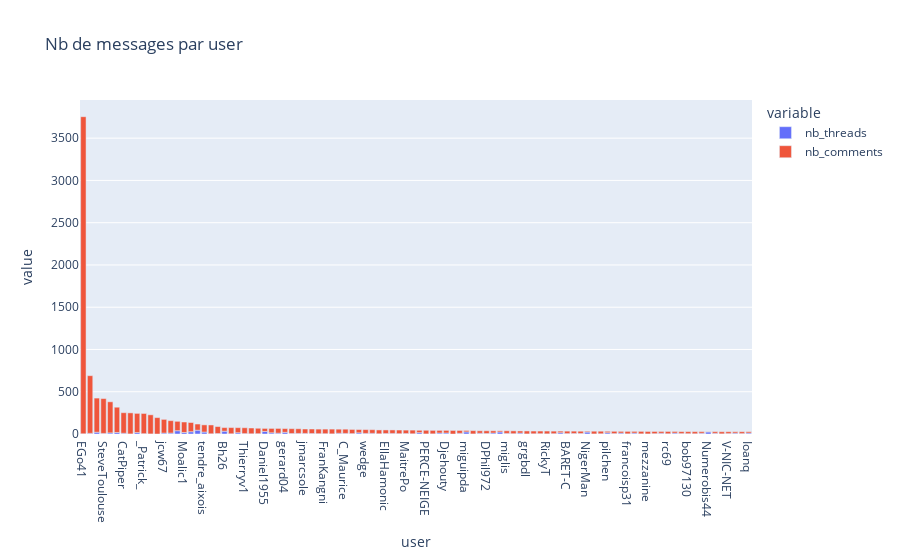

Notebook code cell kept with this figure:
### Code cell
#  nb messages et threads par user
fig = px.bar(data_by_user.sort_values(by='nb_messages', ascending = False)[:100], 
             x="user", 
             y=["nb_threads", "nb_comments"], 
             title="Nb de messages par user")
fig.show()

### Figure 1 — Plotly figure (JSON) as saved in the notebook; plotly's stock layout.template omitted (floating-point values rounded to 4 significant figures)
{"data": [{"alignmentgroup": "True", "hovertemplate": "variable=nb_threads<br>user=%{x}<br>value=%{y}<extra></extra>", "legendgroup": "nb_threads", "marker": {"color": "#636efa", "pattern": {"shape": ""}}, "name": "nb_threads", "offsetgroup": "nb_threads", "orientation": "v", "showlegend": true, "textposition": "auto", "type": "bar", "x": ["EGo41", "stiphaen", "JPBAUJOT", "SteveToulouse", "bgaultier", "PhilippeSANNOIS", "CatPiper", "Glenn", "PapyNini", "_Patrick_", "BrutDePomme", "mbessonnier", "jcw67", "Fangh", "rivokl", "Moalic1", "FrancoiseS", "trx337", "tendre_aixois", "yperrey", "Christophevarin", "Bh26", "VincentLim", "jcgloum", "Thierryv1", "chute", "FDouchet", "Daniel1955", "Dranem", "NiicoleFodale", "gerard04", "atheo08", "detached31", "jmarcsole", "JMVedrine", "eldrad", "FranKangni", "mjm", "psolatges", "C_Maurice", "jocess", "filochard", "wedge", "cmgo2k", "AViel", "EllaHamonic", "deudeu75", "Cactus_Joe", "MaitrePo", "ybalestra", "FrancoisDouch", "PERCE-NEIGE", "AurelieJu", "Aesop", "Djehouty", "Teow", "SoifToFun", "miguipda", "MARQUAY", "g-piroddi", "DPhil972", "Michelpl", "queryc", "miglis", "AgriPacTe", "Mickael22", "grgbdl", "uncledens", "Darrius", "RickyT", "PaoloElMarinelo", "jean-pierre_riviere", "BARET-C", "jbretar", "laurentbru", "NigerMan", "Marco_68", "Verneyn", "pilchen", "ncrozat", "ST5", "francoisp31", "lorenteph", "AndreGuyot", "mezzanine", "CyrilleR", "bachaouki25", "rc69", "gseine", "cEgels", "bob97130", "JPCJPC", "Edouard_G", "Numerobis44", "Patrick44", "Sygma21850", "V-NIC-NET", "MacMich", "PhilTormo", "Ioanq"], "xaxis": "x", "y": [3, 8, 21, 7, 13, 18, 9, 1, 17, 4, 1, 0, 11, 11, 39, 18, 27, 45, 23, 3, 6, 33, 3, 15, 5, 3, 4, 30, 14, 10, 20, 6, 7, 7, 6, 4, 4, 2, 9, 7, 5, 14, 7, 8, 3, 6, 7, 4, 6, 3, 16, 1, 2, 12, 12, 0, 8, 25, 1, 9, 6, 12, 24, 7, 4, 11, 1, 3, 4, 2, 4, 15, 5, 6, 6, 23, 1, 3, 15, 5, 11, 2, 11, 2, 1, 4, 9, 3, 11, 5, 4, 3, 9, 25, 8, 2, 5, 10, 5, 11], "yaxis": "y"}, {"alignmentgroup": "True", "hovertemplate": "variable=nb_comments<br>user=%{x}<br>value=%{y}<extra></extra>", "legendgroup": "nb_comments", "marker": {"color": "#EF553B", "pattern": {"shape": ""}}, "name": "nb_comments", "offsetgroup": "nb_comments", "orientation": "v", "showlegend": true, "textposition": "auto", "type": "bar", "x": ["EGo41", "stiphaen", "JPBAUJOT", "SteveToulouse", "bgaultier", "PhilippeSANNOIS", "CatPiper", "Glenn", "PapyNini", "_Patrick_", "BrutDePomme", "mbessonnier", "jcw67", "Fangh", "rivokl", "Moalic1", "FrancoiseS", "trx337", "tendre_aixois", "yperrey", "Christophevarin", "Bh26", "VincentLim", "jcgloum", "Thierryv1", "chute", "FDouchet", "Daniel1955", "Dranem", "NiicoleFodale", "gerard04", "atheo08", "detached31", "jmarcsole", "JMVedrine", "eldrad", "FranKangni", "mjm", "psolatges", "C_Maurice", "jocess", "filochard", "wedge", "cmgo2k", "AViel", "EllaHamonic", "deudeu75", "Cactus_Joe", "MaitrePo", "ybalestra", "FrancoisDouch", "PERCE-NEIGE", "AurelieJu", "Aesop", "Djehouty", "Teow", "SoifToFun", "miguipda", "MARQUAY", "g-piroddi", "DPhil972", "Michelpl", "queryc", "miglis", "AgriPacTe", "Mickael22", "grgbdl", "uncledens", "Darrius", "RickyT", "PaoloElMarinelo", "jean-pierre_riviere", "BARET-C", "jbretar", "laurentbru", "NigerMan", "Marco_68", "Verneyn", "pilchen", "ncrozat", "ST5", "francoisp31", "lorenteph", "AndreGuyot", "mezzanine", "CyrilleR", "bachaouki25", "rc69", "gseine", "cEgels", "bob97130", "JPCJPC", "Edouard_G", "Numerobis44", "Patrick44", "Sygma21850", "V-NIC-NET", "MacMich", "PhilTormo", "Ioanq"], "xaxis": "x", "y": [3751, 682, 404, 412, 368, 299, 243, 249, 227, 239, 226, 194, 162, 147, 111, 124, 109, 73, 85, 104, 82, 43, 73, 60, 69, 68, 64, 36, 52, 56, 44, 57, 55, 52, 53, 54, 54, 56, 48, 50, 49, 39, 45, 43, 45, 42, 41, 43, 40, 43, 28, 43, 41, 31, 31, 42, 34, 17, 39, 29, 32, 26, 14, 31, 33, 25, 35, 32, 31, 33, 30, 19, 29, 28, 27, 10, 32, 30, 17, 27, 20, 29, 20, 29, 29, 26, 21, 27, 19, 23, 24, 25, 19, 3, 20, 25, 22, 17, 22, 16], "yaxis": "y"}], "layout": {"barmode": "relative", "legend": {"title": {"text": "variable"}, "tracegroupgap": 0}, "title": {"text": "Nb de messages par user"}, "xaxis": {"anchor": "y", "domain": [0, 1], "title": {"text": "user"}}, "yaxis": {"anchor": "x", "domain": [0, 1], "title": {"text": "value"}}}}
